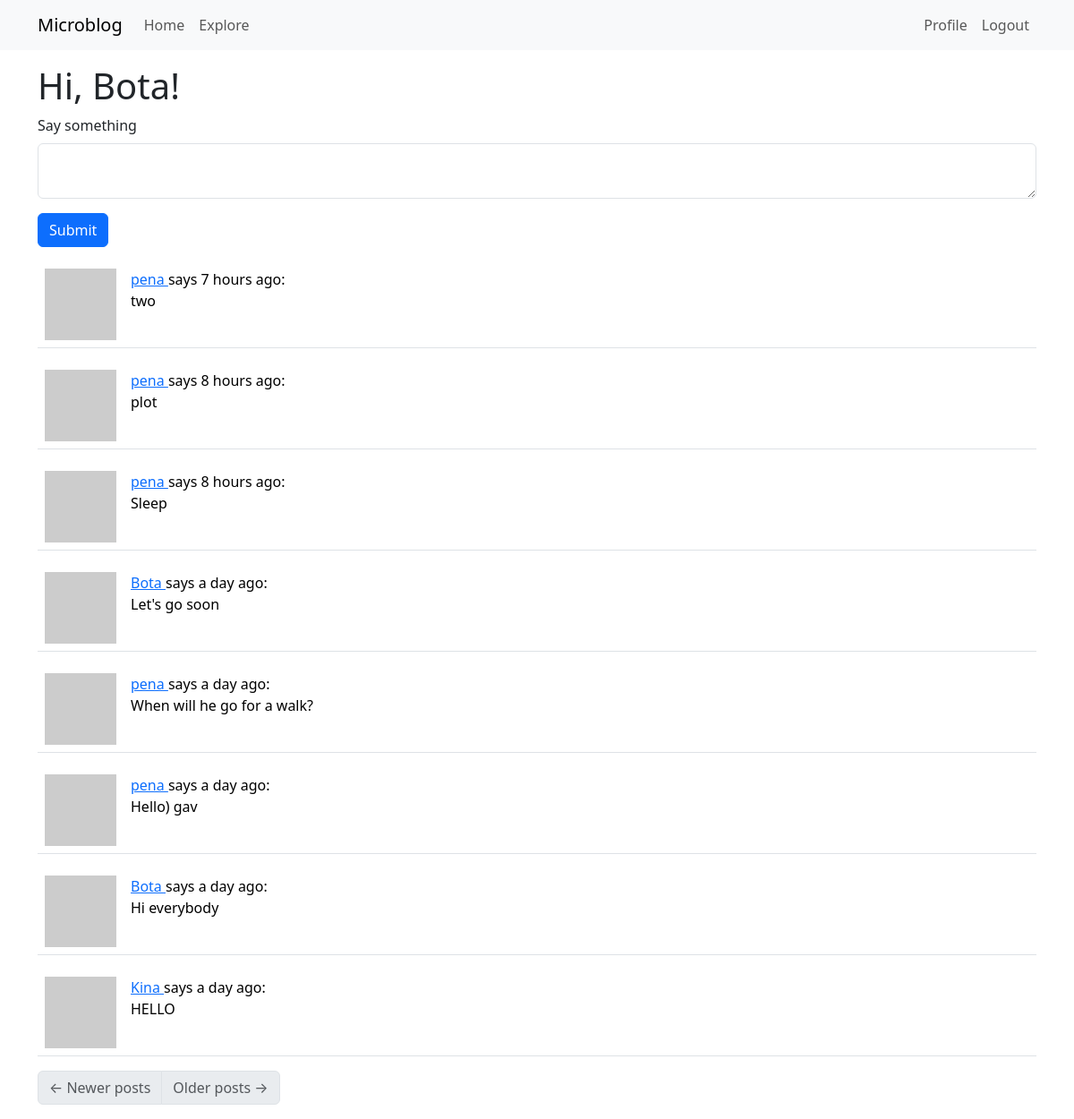
The page /index (signed in) on the database as committed earlier.
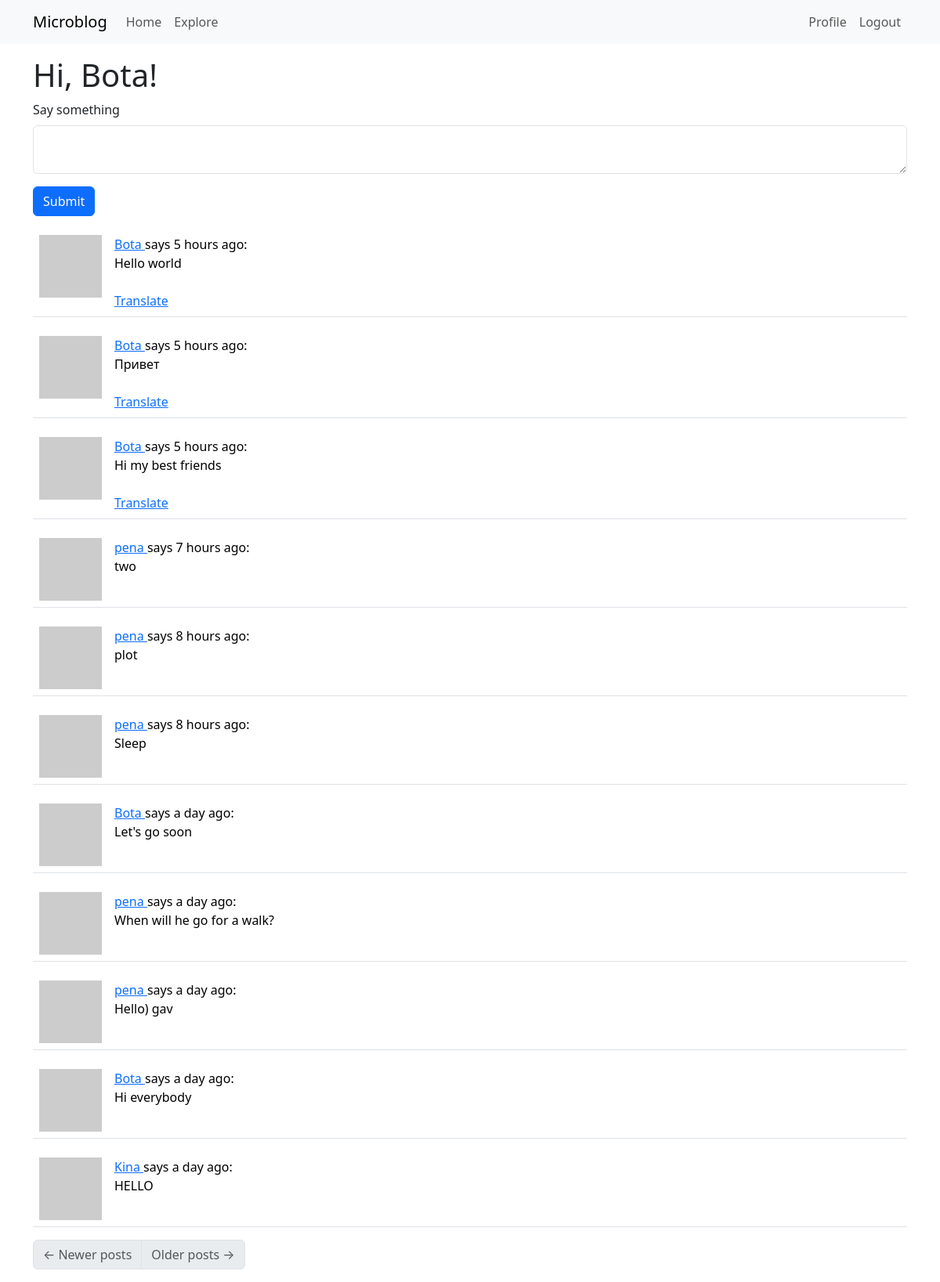
The same page on the database as committed later.
### app/models.py (models this page shows, shortened)
class Post(db.Model):
    id: so.Mapped[int] = so.mapped_column(primary_key=True)
    body: so.Mapped[str] = so.mapped_column(sa.String(200))
    timestamp: so.Mapped[datetime] = so.mapped_column(
        index=True,
        default=lambda: datetime.now(timezone.utc),
    )
    language: so.Mapped[Optional[str]] = so.mapped_column(sa.String(5))
    user_id: so.Mapped[int] = so.mapped_column(sa.ForeignKey(User.id), index=True)
    author: so.Mapped[User] = so.relationship(back_populates="posts")

class User(UserMixin, db.Model):
    id: so.Mapped[int] = so.mapped_column(primary_key=True)
    username: so.Mapped[str] = so.mapped_column(
        sa.String(64),
        index=True,
        unique=True,
    )
    email: so.Mapped[str] = so.mapped_column(
        sa.String(120),
        index=True,
        unique=True,
    )
    password_hash: so.Mapped[Optional[str]] = so.mapped_column(sa.String(260))
    about_me: so.Mapped[Optional[str]] = so.mapped_column(sa.String(200))
    last_seen: so.Mapped[Optional[datetime]] = so.mapped_column(
        default=lambda: datetime.now(timezone.utc)
    )
    posts: so.WriteOnlyMapped["Post"] = so.relationship(back_populates="author")
    following: so.WriteOnlyMapped["User"] = so.relationship(
        secondary=followers,
        primaryjoin=(followers.c.follower_id == id),
        secondaryjoin=(followers.c.followed_id == id),
        back_populates="followers",
    )
    followers: so.WriteOnlyMapped["User"] = so.relationship(
        secondary=followers,
        primaryjoin=(followers.c.followed_id == id),
        secondaryjoin=(followers.c.follower_id == id),
        back_populates="following",
    )
    def avatar(self, size):
        digest = md5(self.email.lower().encode("utf-8")).hexdigest()
        return f"https://www.gravatar.com/avatar/{digest}?d=identicon&s={size}"
    def following_posts(self):
        Author = so.aliased(User)
        Follower = so.aliased(User)
        return (
            sa.select(Post)
            .join(Post.author.of_type(Author))
            .join(Author.followers.of_type(Follower), isouter=True)
            .where(
                sa.or_(
                    Follower.id == self.id,
                    Author.id == self.id,
                )
            )
            .group_by(Post)
            .order_by(Post.timestamp.desc())
        )

### app/main/routes.py (the view, shortened to what this page needs)
@bp.route("/", methods=["GET", "POST"])
@bp.route("/index", methods=["GET", "POST"])
@login_required
def index():
    form = PostForm()
    page = request.args.get("page", 1, type=int)
    posts = db.paginate(
        current_user.following_posts(),
        page=page,
        per_page=current_app.config["POSTS_PER_PAGE"],
        error_out=False,
    )
    next_url = (
        url_for(
            "main.index",
            page=posts.next_num,
        )
        if posts.has_next
        else None
    )
    prev_url = (
        url_for(
            "main.index",
            page=posts.prev_num,
        )
        if posts.has_prev
        else None
    )
    return render_template(
        "index.html",
        title="Home",
        form=form,
        posts=posts.items,
        next_url=next_url,
        prev_url=prev_url,
    )

### app/main/forms.py
class PostForm(FlaskForm):
    post = TextAreaField(
        "Say something",
        validators=[
            DataRequired(),
            Length(min=1, max=200),
        ],
    )
    submit = SubmitField("Submit")

### app/__init__.py (called while the page is built)
def get_locale():
    return request.accept_languages.best_match(current_app.config["LANGUAGES"])

### app/main/routes.py (called while the page is built)
@bp.before_request
def before_request():
    if current_user.is_authenticated:
        current_user.last_seen = datetime.now(timezone.utc)
        db.session.commit()
    g.locale = str(get_locale())

### app/models.py (called while the page is built)
@login.user_loader
def load_user(id: str | int) -> "User":
    return db.session.get(User, int(id))

### app/templates/index.html
{% extends "base.html" %} {% import "bootstrap_wtf.html" as wtf %} {% block
content %}
<h1>Hi, {{ current_user.username }}!</h1>
{% if form %} {{ wtf.quick_form(form) }} {% endif %} {% for post in posts %} {%
include '_post.html' %} {% endfor %}
<nav aria-label="Post navigation">
  <ul class="pagination">
    <li class="page-item{% if not prev_url %} disabled{% endif %}">
      <a class="page-link" href="{{ prev_url }}">
        <span aria-hidden="true">&larr;</span> Newer posts
      </a>
    </li>
    <li class="page-item{% if not next_url %} disabled{% endif %}">
      <a class="page-link" href="{{ next_url }}">
        Older posts <span aria-hidden="true">&rarr;</span>
      </a>
    </li>
  </ul>
</nav>
{% endblock %}

### app/templates/_post.html
<table class="table table-hover">
  <tr>
    <td width="70px">
      <a href="{{ url_for('main.user', username=post.author.username) }}">
        <img src="{{ post.author.avatar(70) }}" />
      </a>
    </td>
    <td>
      <a href="{{ url_for('main.user', username=post.author.username) }}">
        {{ post.author.username }}
      </a>
      says {{ moment(post.timestamp).fromNow() }}:
      <br />
      <span id="post{{post.id}}">{{ post.body }}</span>
      {% if post.language and post.language != g.locale %}
      <br /><br />
      <span id="translation{{post.id}}">
        <a
          href="javascript:translate('post{{post.id}}', 'translation{{post.id}}');"
        >
          Translate
        </a>
      </span>
      {% endif %}
    </td>
  </tr>
</table>

Rows that differ between the two databases and show on the page:
added Post: author.username "Bota", timestamp "5 hours ago", body "Hello world"
added Post: author.username "Bota", timestamp "5 hours ago", body "Привет"
added Post: author.username "Bota", timestamp "5 hours ago", body "Hi my best friends"
